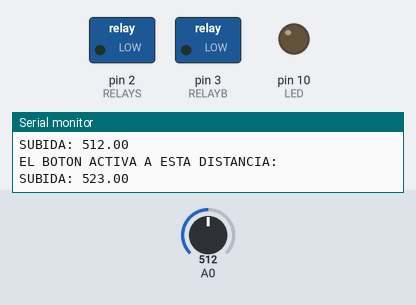
A sketch run on a simulated Arduino Uno, built with avr-gcc and run on an emulated ATmega328P. Shown: switched loads named in the sketch (green lamp = pin HIGH), output pins drawn as LEDs (lit = HIGH), the last lines printed to the serial monitor. Inputs (shaded band) come from the test bench; at power-on: A0 = 512.

Above: at 1.6 s.
At 126.7 s:
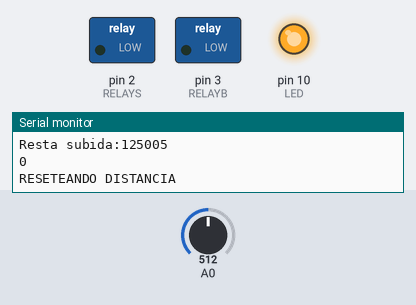
Timing chart, 0 to 128.6 s (numbered marks = the images above):
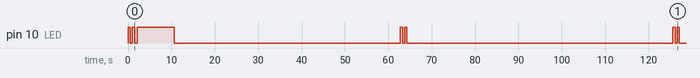

Measured:
- by itself, pin 10 (LED): HIGH → LOW at 0.50 s, → HIGH 0.50 s later, → LOW 0.50 s later, → HIGH 0.62 s later, … (13 changes in this stretch)

The sketch:

Footcall_Sharp_Sencillo.ino
```cpp
/*#include <NewPing.h>

//#define TRIGGER_PIN1  6     //Sensor del medio, para cuando es solo una direccion
//#define ECHO_PIN1     7
#define TRIGGER_PIN2  5  // 5 Sensor de subida, cercano al arduino
#define ECHO_PIN2     4  // 4
#define TRIGGER_PIN3  8  // 8 Sensor de bajada, alejado del arduino
#define ECHO_PIN3     9  // 9 */
#define RELAYS        2
#define RELAYB        3
//#define MAX_DISTANCE 200
#define LED           10

//NewPing sonar1(TRIGGER_PIN2, ECHO_PIN2, MAX_DISTANCE);
// NewPing sonar2(TRIGGER_PIN2, ECHO_PIN2, MAX_DISTANCE);
// NewPing sonar3(TRIGGER_PIN3, ECHO_PIN3, MAX_DISTANCE);

int contador1 = 0;
int contadorloop = 0;
int contador2 = 0;
int contador3 = 0;
int contador4 = 0;
float dist_set_subida;
float dist_set_bajada;
float distancia2;
float distancia3;
unsigned long s = 0;
unsigned long b = 0;
unsigned long resta_subida = 0;
unsigned long resta_bajada = 0;
unsigned long tiempo = 10000UL;
bool band;
void setup() {

  Serial.begin(115200);
  pinMode(RELAYS,OUTPUT);
  pinMode(RELAYB,OUTPUT);
  pinMode(LED,OUTPUT);
  digitalWrite(RELAYS,LOW);
  digitalWrite(RELAYB,LOW);
 // Serial.println("-------------------------FOOTCALL-------------------------------");
 // Serial.println("----------------------V. BETA 1.4.0-------------------------------");
      digitalWrite(LED,HIGH);
    delay(500);
    digitalWrite(LED,LOW);
    delay(500);
    digitalWrite(LED,HIGH);
    delay(500);
    digitalWrite(LED,LOW);

 SetDistance();
}

void(* resetFunc) (void) = 0; //declare reset function @ address 0

 void SetDistance(){
  Serial.println("-------------------------FOOTCALL-------------------------------");
  Serial.println("----------------------V. BETA 1.4.0-------------------------------");
  float dist_subida = ADC0_promedio(50);
 Serial.println("DISTANCIA INICIAL:: ");
 Serial.print("SUBIDA: ");
 Serial.println(dist_subida);
  dist_set_subida = dist_subida + 11;
  Serial.println("EL BOTON ACTIVA A ESTA DISTANCIA: ");
  Serial.print("SUBIDA: ");
  Serial.println(dist_set_subida);
 // Serial.println("--------------------------------------------------------------");
 // Serial.println("--------------------------------------------------------------");
}

void loop() {

  contador1++;
  delay(300);
  contadorloop++;
  delay(300);
   Serial.println(contador4);
  // Serial.println(contadorloop);

  if(contador1 > 300){
 Serial.println("RESETEANDO SOFTWARE");
     digitalWrite(LED,HIGH);
    delay(500);
    digitalWrite(LED,LOW);
    delay(500);
    digitalWrite(LED,HIGH);
    delay(500);
    digitalWrite(LED,LOW);
    resetFunc();
  }

  if(contadorloop > 100){
 Serial.println("RESETEANDO DISTANCIA");
     digitalWrite(LED,HIGH);
    delay(500);
    digitalWrite(LED,LOW);
    delay(500);
    digitalWrite(LED,HIGH);
        delay(500);
    digitalWrite(LED,LOW);
    SetDistance();
    contadorloop = 0;
  }


  if(resta_subida>tiempo){
    if(band){
      delay(5000);
       digitalWrite(LED,LOW);
    }else{
      Serial.println("SE HABILITÓ EL SENSOR DE SUBIDA");
      digitalWrite(LED,LOW);
    }
   }

    float ADC_SHARP = ADC0_promedio(50);


    if (ADC_SHARP < dist_set_subida){
      //prende el LED
       Serial.print("NADA SUBIDA: ");
       Serial.println(ADC_SHARP);
       digitalWrite(LED,LOW);
       digitalWrite(RELAYS,LOW);
       contador2 = 0;
    }
    if(resta_subida < tiempo){
      Serial.println("SENSOR SUBIDA DESHABILITADO");
      digitalWrite(LED,HIGH);
      digitalWrite(RELAYS,LOW);
    }

// SENSOR DE SUBIDA-------------------------------------------------------------------------------------------
    resta_subida=millis()-s;
//     Serial.print("nmillis:");
  //  Serial.println(millis());
    Serial.print("Resta subida:");
    Serial.println(resta_subida);

 if (resta_subida > tiempo && ADC_SHARP > dist_set_subida && contador2 < 24){
    Serial.println("ACTIVADO SENSOR DE SUBIDA");
    Serial.println(ADC_SHARP);
    s = millis();
    resta_subida=millis()-s;
    Serial.println(s);
    digitalWrite(RELAYS,HIGH);
    digitalWrite(LED,HIGH);
    //digitalWrite(2,HIGH);
    contador4++;
    contador2++;
    delay(250);
  }

  /* if (millis() < tiempo && ADC_SHARP > 107 && contador2 < 24){
    Serial.println("ACTIVADO SENSOR DE SUBIDA POR PRIMERA VEZ EN LA VIDA");
    Serial.println(ADC_SHARP);
    s = millis();
    resta_subida=millis()-s;
    Serial.println(s);
    digitalWrite(RELAYS,HIGH);
    digitalWrite(LED,HIGH);
    //digitalWrite(2,HIGH);
    contador2++;
    delay(600);
  }*/

  if ( ADC_SHARP > dist_set_subida && contador2 >= 24) {
       Serial.println("BOTON DE SUBIDA TRABADO");
       //resetFunc();  //call reset
       digitalWrite(RELAYS,LOW);
       digitalWrite(LED, HIGH);
       delay(50);
       contador2++;
       delay(250);
  }

// Si lleva mas de 1 minuto, se resetea el modulo
  if ( contador2 > 60 ){
    digitalWrite(LED,HIGH);
    delay(500);
    digitalWrite(LED,LOW);
    delay(500);
    digitalWrite(LED,HIGH);
    delay(500);
    digitalWrite(LED,LOW);
    Serial.println("Reseteando");
    delay(500);
    resetFunc();  //call reset
  }


//  delay(300);
}


int ADC0_promedio(int n)
{
  long suma=0;
  for(int v=0;v<n;v++)
  {
    suma=suma+analogRead(A0);
  }
  return(suma/n);
}
```
